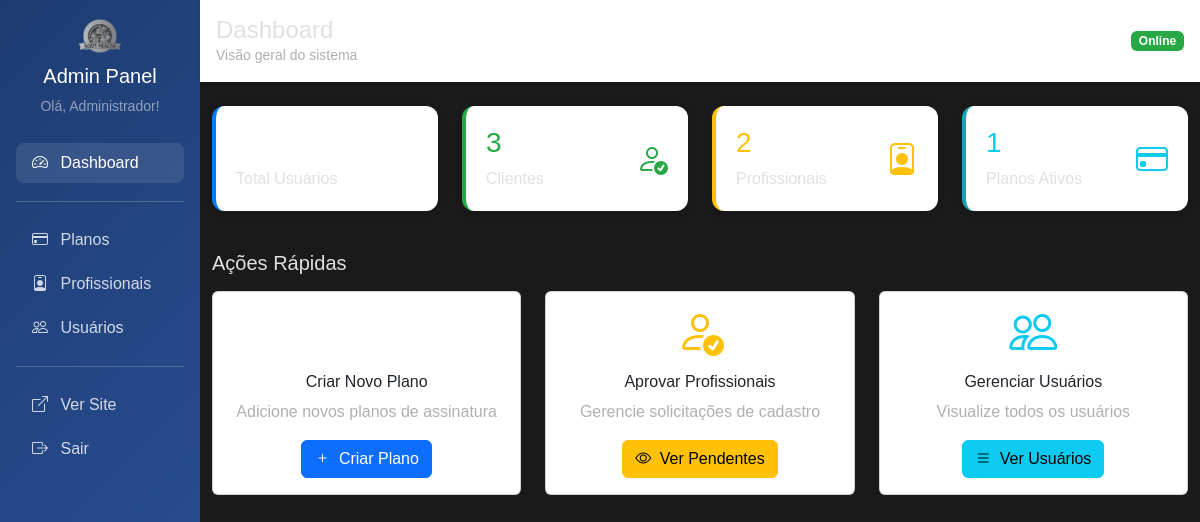
The page /admin (signed in) on the database as committed earlier.
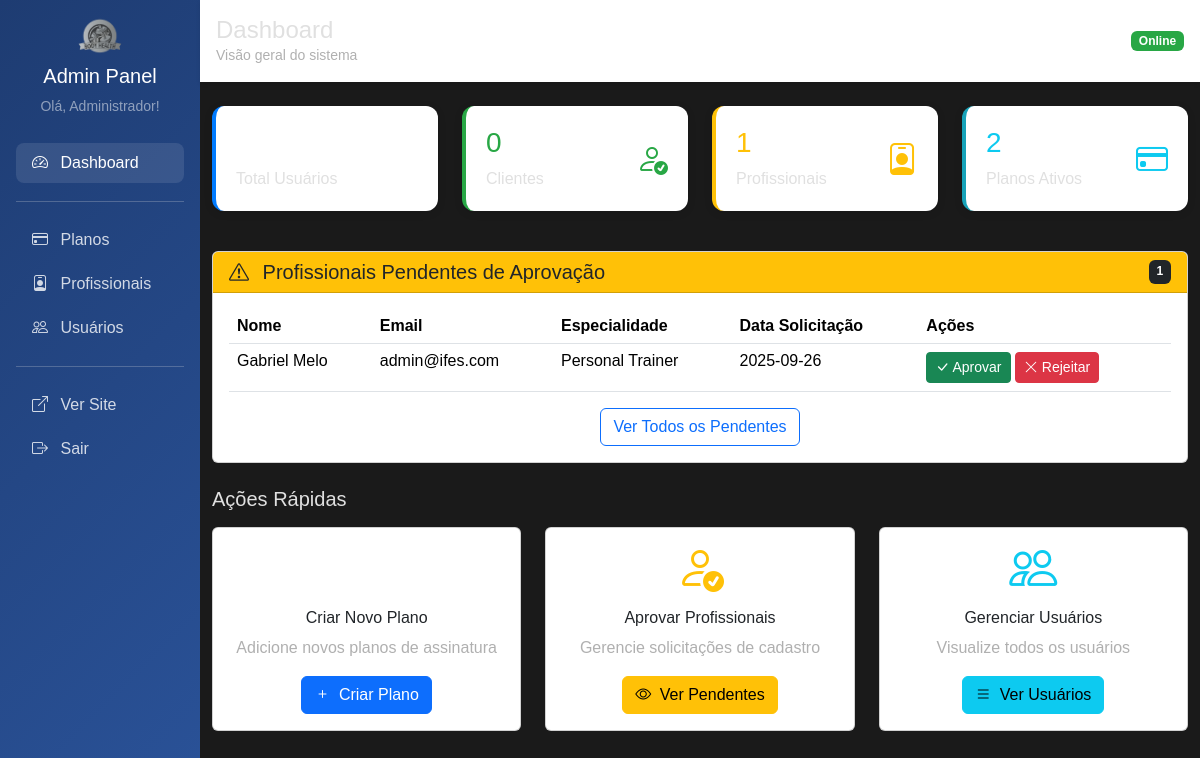
The same page on the database as committed later.
### tables this page shows
CREATE TABLE profissional (
    id INTEGER PRIMARY KEY,
    especialidade TEXT NOT NULL,
    registro_profissional TEXT,
    status TEXT DEFAULT 'pendente',
    data_solicitacao TIMESTAMP DEFAULT CURRENT_TIMESTAMP,
    data_aprovacao TIMESTAMP,
    aprovado_por INTEGER, cpf_cnpj TEXT, foto_registro TEXT,
    FOREIGN KEY (id) REFERENCES usuario(id),
    FOREIGN KEY (aprovado_por) REFERENCES usuario(id)
);

CREATE TABLE usuario (
    id INTEGER PRIMARY KEY AUTOINCREMENT,
    nome TEXT NOT NULL,
    email TEXT UNIQUE NOT NULL,
    senha TEXT NOT NULL,
    perfil TEXT NOT NULL DEFAULT 'cliente',
    foto TEXT,
    token_redefinicao TEXT,
    data_token TIMESTAMP,
    data_cadastro TIMESTAMP DEFAULT CURRENT_TIMESTAMP
);

### main.py (the view)
@app.get("/admin")
@requer_autenticacao(['admin'])
async def admin_dashboard(request: Request, usuario_logado: dict = Depends(obter_usuario_logado)):
    total_usuarios = len(usuario_repo.obter_todos())
    total_clientes = len(cliente_repo.obter_todos())
    total_profissionais = len(profissional_repo.obter_todos())
    total_planos = len(plano_repo.obter_todos())
    profissionais_pendentes = profissional_repo.obter_pendentes()
    estatisticas = {
        "total_usuarios": total_usuarios,
        "total_clientes": total_clientes,
        "total_profissionais": total_profissionais,
        "total_planos": total_planos,
        "profissionais_pendentes": len(profissionais_pendentes)
    }
    return templates.TemplateResponse("admin/dashboard.html", {
        "request": request,
        "usuario": usuario_logado,
        "estatisticas": estatisticas,
        "profissionais_pendentes": profissionais_pendentes[:5]
    })

### templates/admin/dashboard.html (shortened to what the changed rows need)
{% extends "admin/base_admin.html" %}
{% block content %}
    <div class="row mb-4">
        <div class="col-md-3 mb-3">
            <div class="stats-card success">
                <div class="d-flex justify-content-between">
                    <div>
                        <h3 class="text-success">{{ estatisticas.total_clientes }}</h3>
                        <p class="mb-0">Clientes</p>
                    </div>
                </div>
            </div>
        </div>
        <div class="col-md-3 mb-3">
            <div class="stats-card warning">
                <div class="d-flex justify-content-between">
                    <div>
                        <h3 class="text-warning">{{ estatisticas.total_profissionais }}</h3>
                        <p class="mb-0">Profissionais</p>
                    </div>
                </div>
            </div>
        </div>
        <div class="col-md-3 mb-3">
            <div class="stats-card info">
                <div class="d-flex justify-content-between">
                    <div>
                        <h3 class="text-info">{{ estatisticas.total_planos }}</h3>
                        <p class="mb-0">Planos Ativos</p>
                    </div>
                </div>
            </div>
        </div>
    </div>
    {% if estatisticas.profissionais_pendentes > 0 %}
    <div class="row mb-4">
        <div class="col-12">
            <div class="card">
                <div class="card-header bg-warning text-dark d-flex justify-content-between">
                    <h5 class="mb-0">
                        <i class="bi bi-exclamation-triangle me-2"></i>
                        Profissionais Pendentes de Aprovação
                    </h5>
                    <span class="badge bg-dark">{{ estatisticas.profissionais_pendentes }}</span>
                </div>
                <div class="card-body">
                    {% if profissionais_pendentes %}
                        <div class="table-responsive">
                            <table class="table table-hover">
                                <thead>
                                    <tr>
                                        <th>Nome</th>
                                        <th>Email</th>
                                        <th>Especialidade</th>
                                        <th>Data Solicitação</th>
                                        <th>Ações</th>
                                    </tr>
                                </thead>
                                <tbody>
                                    {% for prof in profissionais_pendentes %}
                                    <tr>
                                        <td>{{ prof.nome }}</td>
                                        <td>{{ prof.email }}</td>
                                        <td>{{ prof.especialidade }}</td>
                                        <td>{{ prof.data_solicitacao[:10] if prof.data_solicitacao else "Não definido" }}</td>
                                        <td>
                                            <form method="post" action="/admin/profissionais/aprovar/{{ prof.id }}" class="d-inline">
                                                <button type="submit" class="btn btn-success btn-sm">
                                                    <i class="bi bi-check-lg"></i> Aprovar
                                                </button>
                                            </form>
                                            <form method="post" action="/admin/profissionais/rejeitar/{{ prof.id }}" class="d-inline">
                                                <button type="submit" class="btn btn-danger btn-sm">
                                                    <i class="bi bi-x-lg"></i> Rejeitar
                                                </button>
                                            </form>
                                        </td>
                                    </tr>
                                    {% endfor %}
                                </tbody>
                            </table>
                        </div>
                        <div class="text-center">
                            <a href="/admin/profissionais/pendentes" class="btn btn-outline-primary">
                                Ver Todos os Pendentes
                            </a>
                        </div>
                    {% endif %}
                </div>
            </div>
        </div>
    </div>
    {% endif %}
{% endblock %}

Rows that differ between the two databases and show on the page:
added profissional: nome "Gabriel Melo", email "admin@ifes.com", especialidade "Personal Trainer", data_solicitacao "2025-09-26"
Other text that changed with them:
{{ estatisticas.total_clientes }}: "3" → "0"
{{ estatisticas.total_profissionais }}: "2" → "1"
{{ estatisticas.total_planos }}: "1" → "2"
{{ estatisticas.profissionais_pendentes }}: (not shown) → "1"
text now shown: "Profissionais Pendentes de Aprovação Nome Email Especialidade Data Solicitação Ações Ver Todos os Pendentes"
